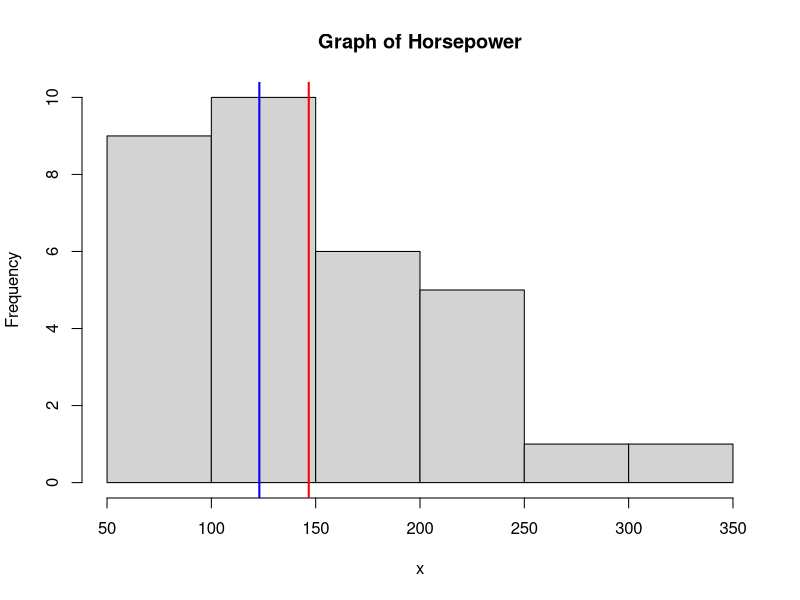
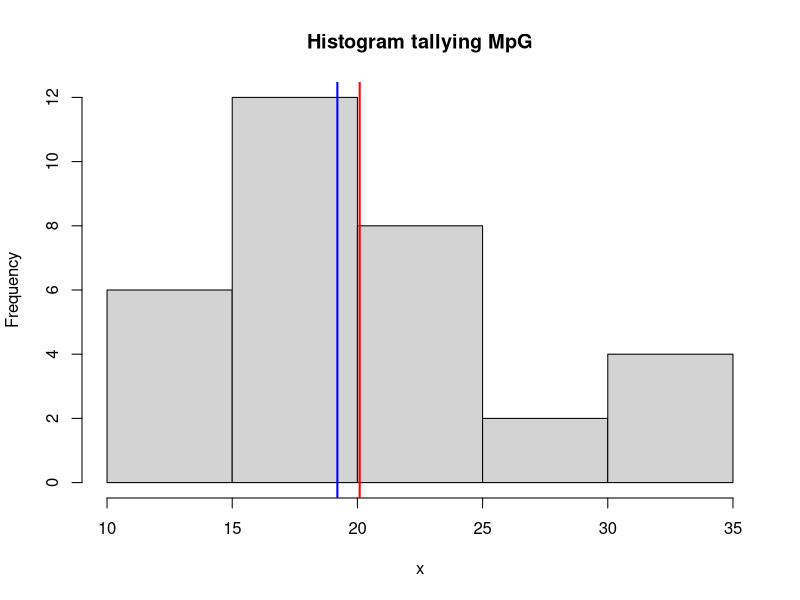
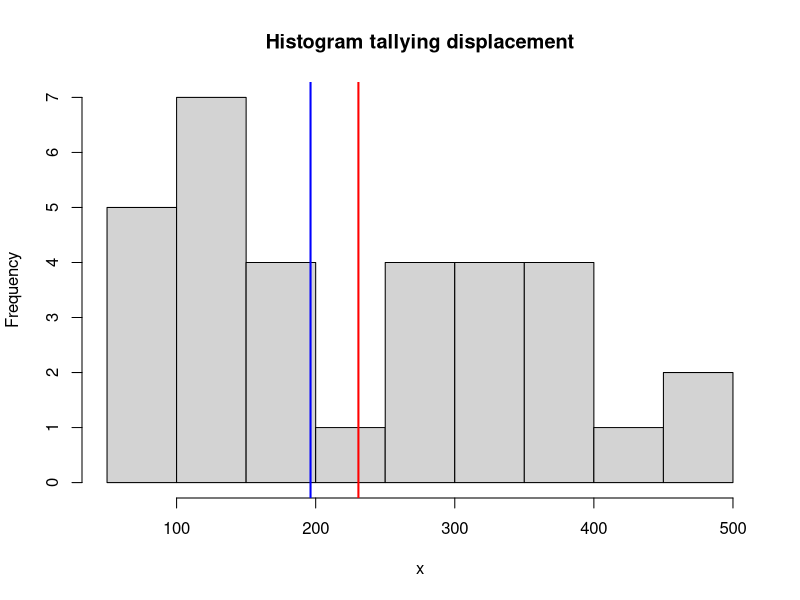
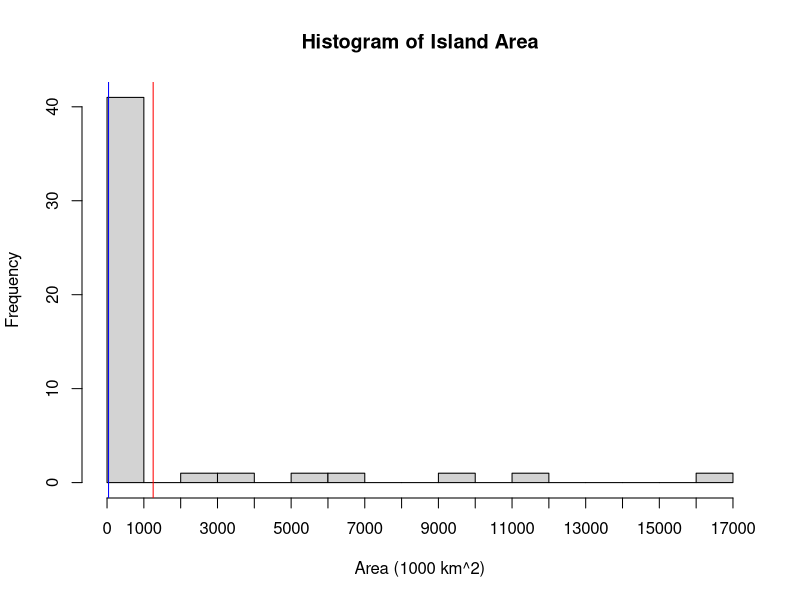

Write R code to recreate these figures, in order. (Note: this script raises an error after producing the figures.)
################################################################################
# MATH 2032 - Continuous Assessment Test 2
# SOLUTIONS
################################################################################

# This is a graded test worth 15% of your final mark.

# Complete tasks listed below. Type your code in each section.
# Provide your discussion where required as comments.
# Meaningful discussion is equally important as a correct code
# and will be marked accordingly.

# Save this file with your code and submit it through LearnOnline

# For the questions where you have to provide comments, one paragraph 
# means between 3 and 6 rows. Your answers should be brief but complete. 



# Task 1 - (20 points) ---------------------------------------------------------

# One of the commonly used rules for outlier detection says that a data point 
# is an outlier if it is more than 1.5 IQR above the third quartile or below 
# the first quartile. 
# If you want to read more just google for "1.5 IQR rule for outliers"

# Create a custom function that takes numerical vector and returns an appropriate
# measures for centrality and dispersion, and data visualisation. 
# Your function should do the following:
# 1) If skewness is greater than 2 or less than -2, or if there are any 
# outliers, then your function returns median and IQR, otherwise - mean and 
# standard deviation. Please include names for each measure in your function output.
# 2) Plot a histogram for the data with added vertical lines for mean and median.

# Test your function on some numerical columns from the data set "mtcars"
df <- datasets::mtcars

# ---- your code here ---- #
correct_stats_with_hist <-function(x, title){
  x <- na.omit(x)
  hist(x, main = title)
  abline(v = mean(x), col = "red", lwd = 2)
  abline(v = median(x), col = "blue", lwd = 2)
  data_summary <- NULL
  skewness_check <- abs(sum((x-mean(x))^3) / length(x) / sd(x)^3)
  q1_q3 <- quantile(x, probs = c(0.25, 0.75))
  low_ol <- sum(q1_q3[1]-(1.5*IQR(x)))
  high_ol <- sum(q1_q3[2]+(1.5*IQR(x)))
  outliers <- NA
  if(any(x<low_ol) == TRUE || any(x>high_ol) == TRUE){
    outliers <- TRUE
  } else{
    outliers <- FALSE
  }
  if(skewness_check >= 2 || outliers == TRUE){
    data_summary <- data.frame(Median = median(x), IQR = IQR(x))
  } else{
    data_summary <- data.frame(Mean = mean(x), StDev = sd(x))
  }
  return(data_summary)
}
correct_stats_with_hist(df$hp, "Graph of Horsepower") #calls median/IQR
correct_stats_with_hist(df$mpg, "Histogram tallying MpG") #calls median/IQR
correct_stats_with_hist(df$disp, "Histogram tallying displacement") #calls 
                                                                    #mean/sd


# Task 2 - (25 points) ---------------------------------------------------------
rm(list = ls())
# Look at the data set created below.

temp <- datasets::islands
df <- data.frame(island = names(temp), area = temp, row.names=NULL)

# 1) Provide appropriate graphical and numerical summaries for the "area".
# 2) The data look to be leptokurtic. Create a code that removes some rows from
# the data frame to push kurtosis down and make data mesokurtic.
# 3) Provide appropriate graphical and numerical summaries for the "area"
# in the updated data set. 
# 4) Comment on the differences between old and new data set. Think about the
# number of observations removed, change to centrality and dispersion measures,
# change to some other statistics, change to the shape of the distribution. 
# 2 to 4 paragraphs should be sufficient.

#### Note: In general this is a bad idea to remove observations this way.
####       This is just a programming exercise.


# ---- your code and comments here ---- #
#### (1) ####
summary(df$area)
#Min.  1st Qu.  Median   Mean   3rd Qu.    Max. 
#12.0    20.5    41.0  1252.7   183.2  16988.0
range <- sum(max(df$area) - min(df$area)) #16976
IQR(df$area) #163
sd(df$area) #3371
df_skewness <- sum((df$area-mean(df$area))^3) / length(df$area) / sd(df$area)^3
#3.1
df_kurtosis <- sum((df$area-mean(df$area))^4) / length(df$area) / 
  sd(df$area)^4 - 3 #9.6

hist(df$area, main = "Histogram of Island Area", xlab = "Area (1000 km^2)", 
     breaks = seq(0, 17000, by=1000), xlim=c(0,17000), xaxt="n")
axis(1, at=c(0,17000), labels=c("",""), lwd.ticks=0)
axis(1, at=seq(0 , 17000, by=1000), lwd=0, lwd.ticks=1)
abline(v=mean(df$area), col = "red")
abline(v=median(df$area), col = "blue")

#### (2) ####

#I tried two ways of doing this, initially by just subtracting the maximum
#value as the data appears very left-skewed. Then I tried a more detailed loop 
#that compared the min and max to see which would lower the kurtosis the most,
#then subtract that value from the data set. Surprisingly, the simple method of 
#removing the maximum actually left a data set with more entries than the 
#one involving preferential subtraction... I have left the code for both methods
#in, but will use the result from the simple subtraction of maximum method for
#the rest of the task.

area_kurtosis <- e1071::kurtosis(df$area)
while(abs(area_kurtosis) > 3){
  maxi <- which.max(df$area)
  df <- df[-c(maxi), ]
  area_kurtosis <- e1071::kurtosis(df$area)
}
df

#line to reset data for testing both loops.
df <- data.frame(island = names(temp), area = temp, row.names=NULL)


area_kurtosis <- e1071::kurtosis(df$area)
while(abs(area_kurtosis) > 3){
  maxi <- which.max(df$area)
  mini <- which.min(df$area)
  df_max_temp <- df[-c(maxi), ]
  df_max_temp_k <- e1071::kurtosis(df_max_temp$area)
  df_min_temp <- df[-c(mini), ]
  df_min_temp_k <- e1071::kurtosis(df_min_temp$area)
  ifelse(df_max_temp_k < df_min_temp_k, 
         df <- df_max_temp, 
         df <- df_min_temp)
  area_kurtosis <- e1071::kurtosis(df$area)
}
df


#### (3) ####
summary(df$area)
#Min.  1st Qu.  Median    Mean  3rd Qu.    Max. 
#12.00   16.00   29.00   34.83   43.00   89.00 
range <- sum(max(df$area) - min(df$area)) #77
IQR(df$area) #27
sd(df$area) #23
df_skewness <- sum((df$area-mean(df$area))^3) / length(df$area) / sd(df$area)^3
#1.08
df_kurtosis <- sum((df$area-mean(df$area))^4) / length(df$area) / 
  sd(df$area)^4 - 3 #0.006

hist(df$area, main = "Histogram of Island Area v2", xlab = "Area (1000 km^2)", 
     breaks = seq(0, 100, by=20), xlim=c(0,100), xaxt="n")
axis(1, at=c(0,100), labels=c("",""), lwd.ticks=0)
axis(1, at=seq(0 , 100, by=20), lwd=0, lwd.ticks=1)
abline(v=mean(df$area), col = "red", lwd = 2)
abline(v=median(df$area), col = "blue", lwd = 2)



#### (4) ####

#There are major differences between the data sets both in centrality and 
#dispersion. By nature of the loop used to create the second set, the kurtosis 
#improved to a mesokurtic range, extremely close to optimal in fact with 
#kurtosis going from 9.6 to 0.01. Skewness also improved alongside this, 
#decreasing from a 3.1 into the optimal/symmetrical range at 1.08, but 
#remaining slightly right-skewed.

#There were drastic improvements in terms of dispersion with range decreasing
#from 16976 to only 77! Overall number of entries in the data set was reduced 
#from 48 to 35, with those 13 removals comprising the upper quartile of the 
#initial data set.

#By removing this upper quartile, the centrality of the data set was also
#subsequently improved, the gap between mean and median improved from over 1200
#to only 16, and interquartile range also dropping significantly from 163 to 27.






# Task 3 - (30 points) ---------------------------------------------------------

# For this task you will analyse self-reported heights of students (in inches). 
# Data were added manually, so there are a lot of mistakes.

df <- dslabs::reported_heights

# There are two questions to investigate:
# First, you will compare accuracy of data entry for males and females.
# Second, you compare distributions for heights for males and females.

# You will need to think very carefully what numbers are legitimate and
# what are not, and then do data cleaning. 
# For example, 1.5 IQR rule can be useful here.


# ---- your code and comments here ---- #

summary(df$height)
df <- df[ ,-c(1)] #removing time stamps
df$height <- as.numeric(df$height) #converting heights to numeric
df$height <- round(df$height, digits = 1) #rounding to 1 decimal place
table(df$sex) #Counts = 248 Female, 847 Male
summary(df$height) #81 NA's = all results containing non-numeric characters
#Min.  1st Qu.   Median     Mean   3rd Qu.     Max.     NA's 
#0.00    65.00    69.00    94.59    72.00  11111.00       81 

dirty <- (which(is.na(df$height))) #collect dirty data 
dirty_df <- data.frame(df[c(dirty), ]) #store in separate data frame

df <- df[-c(which(is.na(df$height))), ] #remove NA's from df
q1_q3 <- quantile(df$height, probs = c(0.25, 0.75))
low_ol <- sum(q1_q3[1]-(1.5*IQR(df$height))) #54.5
high_ol <- sum(q1_q3[2]+(1.5*IQR(df$height))) #82.5
#I decided to run the 1.5*IQR rule across the whole data set as opposed to 
#splitting into the sexes as the known small difference between the average 
#heights of males and females is not going to interfere with the outlier 
#calculation. The values for heights in centimetres, metres or feet do not
#overlap with the outlier limits as calculated above (low = 54.5, high = 82.5),
#therefore it is safe to assume that all of the remaining heights are all of 
#those provided in inches.


dirty2 <- which(df$height > high_ol | df$height < low_ol) 
#219 observations outside of 1.5 IQR
dirty_df2 <- data.frame(df[c(dirty2), ])
dirty_data <- rbind(dirty_df, dirty_df2) #Combining two data frames into one
df <- df[-c(dirty2), ] #Remove outliers via 1.5 IQR rule

df$valid <- TRUE
dirty_data$valid <- FALSE
dfedit <- rbind(df, dirty_data)
#I chose to separate the data across a series of overlapping data frames as this
#allows me to keep track of what has been done to the "main" data set and keeps
#certain subsets of the original data, such as the outliers and incorrectly 
#entered data, in their own frames for further manipulation in the future.
#I understand many of the actions I have taken here could be done with filtering
#and vectorisation but I am more comfortable partitioning the data set into 
#smaller subsets .


############Table to create stacked barplot and calculate reporting proportions
height_table <- table(dfedit$valid, dfedit$sex, dnn=c("valid", "sex"))
height_table
female_prop <- height_table[2,1] / height_table[1,1] #3.07
female_percent <- (height_table[1,1] / sum(height_table[ ,1])) *100 #24.6%
male_prop <- height_table[2,2] / height_table[1,2] #2.54
male_percent <- (height_table[1,2] / sum(height_table[ ,2])) *100 #28.3%
barplot(height_table, 
        main = "Barplot comparing valid to invalid heights between sexes", 
        xlab = "Sex", ylab = "Frequency", col = c("red", "green"), 
        legend = rownames(height_table))
#The proportion of valid:invalid entries across the sexes are quite similar.
#Female participants entered valid data at a 3:1 ratio compared to an invalid 
#entry, where males had a slightly lower value at a 2.5:1 ratio. 
#It is easier to understand in terms of percentage and looking at the barplot, 
#with 24.6% of female entries being invalid, compared to 28.3% of the male 
#entries. 
#This slight discrepancy could be explained by some of the more immature male 
#participants entering in junk data for a bit of a joke such as "1111" or 
#">9000". That said, it is not a significant difference between the two sexes 
#in terms of validity of data entry.

#####Graphs to compare the heights of males vs females with numerical summaries.
hist(df$height[df$sex == "Male"], breaks=seq(50,90,5), col=rgb(1,0.3,0,1/4),
     main="Comparison of height between \n males (orange) and females (purple)",
     xlab = "Height (inches)")
hist(df$height[df$sex == "Female"], breaks=seq(50,90,5), col=rgb(0.5,0,1,1/4),
     add = TRUE)
abline(v = mean(df$height[df$sex == "Male"]), col="orange", lwd = 2)
abline(v = median(df$height[df$sex == "Male"]), col="orange", lty = 2, lwd = 2)
abline(v = mean(df$height[df$sex == "Female"]), col="purple", lwd = 2)
abline(v = median(df$height[df$sex == "Female"]), col="purple", lty =2, lwd =2)
#This graph shows the comparative heights of females and males from the study.
#The colour-coded lines represent the mean(solid) and median(dotted) values for
#each sex. The space between the two in both cases, and the general shape of 
#the bars of the histogram indicate that the data is symmetrical and close to 
#normal distribution.

################# Numerical Summaries for comparing male to female entries
# --- MALE --- #
summary(df$height[df$sex == "Male"])
#Min.   1st Qu.  Median    Mean  3rd Qu.   Max. 
#58.00   68.00   70.00   69.68   72.00    81.00 
sum(max(df$height[df$sex == "Male"]) - min(df$height[df$sex == "Male"])) 
#Range =23
sd(df$height[df$sex == "Male"]) #3.2
e1071::skewness(df$height[df$sex == "Male"]) #-0.12
e1071::kurtosis(df$height[df$sex == "Male"]) #1.03

# --- FEMALE --- #
summary(df$height[df$sex == "Female"])
#Min.   1st Qu.  Median   Mean  3rd Qu.    Max. 
#55.00   63.00   65.00   65.09   67.00   79.00 
sum(max(df$height[df$sex == "Female"]) - min(df$height[df$sex == "Female"])) 
#Range =24
sd(df$height[df$sex == "Female"]) #3.3
e1071::skewness(df$height[df$sex == "Female"]) #0.66
e1071::kurtosis(df$height[df$sex == "Female"]) #2.14
#As can be seen from the above numerical summaries of the male and female
#entries, both sets have similar values and are within the bounds of what would 
#be considered symmetrical. They share many of the same characteristics with 
#the only real difference being that males and females have a height difference
#of 5 inches on average. The distribution of heights across each sex are very
#similar, as will be discussed below.

#A Standard deviation of 3.2 and 3.3 is indicative of good centrality, 
#especially when considered alongside the range values (23 and 24) for 
#dispersion.

#The distribution of both of the sexes can be said to be symmetrical, similar 
#to that of normal distribution with the male and female skewness values (-0.12
#and 0.66) falling within the -3->3 range of what is considered symmetrical. 
#The same can be said for the kertosis values which sit in the mesokurtic range.












# Task 4 - (25 points) ---------------------------------------------------------

# Some researchers propose an alternative measure of tailedness. It is
# calculated as a standard deviation divided by a mean absolute deviations.
# Please google for "calculate mean absolute deviations in R".

# 1) Make a code that calculates kurtosis and new measure proposed above for
# each column of the data set below. You will get values of kurtosis and 
# corresponding values of the new measure. Plot the graph to study a relationship 
# between these two variables. Provide your comments on the findings. 
# Does the new measure do the same job as kurtosis? (1 to 3 paragraphs) 

# Your data set:

mydata <- datasets::volcano

# ---- your code and comments here ---- #

kurt <- NULL
sd_mad <- NULL
x <- 1
while(x <= ncol(mydata)){
  kurt <- c(kurt, e1071::kurtosis(mydata[ ,x]))
  sd_mad <- c(sd_mad, sd(mydata[ ,x]) / mad(mydata[ ,x]))
  x <- x+1
}

x_axis <- 1:61
plot(x_axis, sd_mad, type = "o", 
     main = "Comparison of Kurtosis to StDev/MAD 
     values for volcano dataset", ylab = "Value", 
     xlab = "Column # of Volcano dataset", col = "red", lty = 1,
     ylim = c(-2, 2))
points(x_axis, kurt, col = "blue")
lines(x_axis, kurt, col = "blue")
legend("right", legend = c("StDev/MAD", "Kurtosis"), col = c("red", "blue"), 
       lty = 1, lwd = 2)

#The plot comparing the kurtosis (excess kurtosis), to SD/MAD for the given
#data set shows that the two functions do generally follow the same pattern
#as can be seen by the similar shape of the curves. The kurtosis line appears 
#lower than the SD/MAD method by a value of ~2 and there is less variation
#between the values obtained by neighbouring columns (ie. the line appears less
#jagged).
#Another point to note, the amplitude of the two lines look to be of a 
#comparable level meaning that there is a similar range across the two sets 
#of values. This is confirmed by the range calculations below, both of which 
#returned values of 0.99
#The similar range in values and similar curve shape of the kurtosis and SD/MAD
#values obtained from the volcano set would indicate that they are very 
#comparable in terms of quantifying tailedness.

sum(max(kurt) - min(kurt)) # Range = 0.99
sum(max(sd_mad) - min(sd_mad)) # Range = 0.99



# 2) Kurtosis for Normal distribution is equal 3. Excess kurtosis for Normal
# distribution is 0. What is the value of a new measure for Normal distribution?
# Run numerical tests using function rnorm() to generate Normal distribution
# values, check excess kurtosis and the new measure for generated data. Report
# the values (1 paragraph).

# ---- your code and comments here ---- #
x=1
test_kurtosis <- NULL
test_sdmad <- NULL
repeat{
  test <- rnorm(1000)
  test_kurtosis <- c(test_kurtosis, e1071::kurtosis(test))
  test_sdmad <- c(test_sdmad, sd(test) / mad(test))
  x <- x+1
  if(x>100){
    break
  }
}
mean(test_kurtosis) # Mean = -0.04
mean(test_sdmad) # Mean = 0.99

#I created a repeat loop to run kurtosis and SD/MAD calculations on 100 normal
#distribution data sets of length 1000 then took the mean of these vectors to
#determine the values. (This was probably unnecessary but an interesting 
#experiment nonetheless).
#The kurtosis value for Normal distribution is 0 and the SD/MAD value is 1.
#Both functions appear to serve their purpose quite well, at least in the case 
#of Normal distribution. Either is a good choice to assess the tailedness of a 
#data set, so long as you remain aware of their 'Normal' values.




# THE END - DON'T FORGET TO SAVE YOUR R-SCRIPT ---------------------------------
